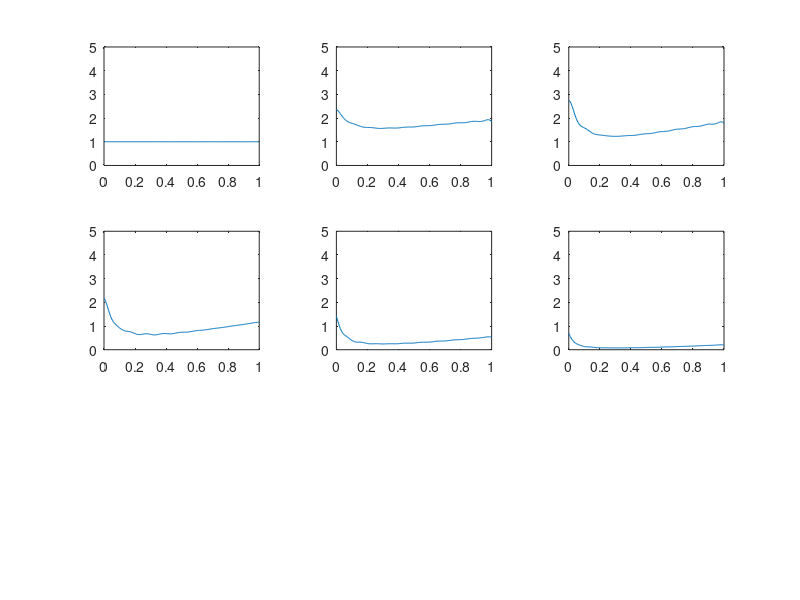

MATLAB code to generate this figure:
%
% Design of Variable_FractionalOrder_FIR_Differintegrators
%
% example 1. (N,  M,  w1,     w2,    p1,   p2)
%          = (40, 5, 0.05pi, 0.95pi, -0.5, +0.5)
clear;   % clear workspace
clc;     % clear command window
%
N = 40;
M = 5;
w1 = 0.05 * pi;
w2 = 0.95 * pi;
p1 = -0.5;
p2 = 0.5;
pointw = 200;
pointp = 60;
%
%
NH = N/2;
nma=(NH+1)*(M+1);
nmb=(NH)*(M+1);
deltaw=(w2-w1)/pointw;
deltap=(p2-p1)/pointp;
point=(pointw+1)*(pointp+1);
%
%
ra=zeros(nma,1);
Qa=zeros(nma,nma);
for ip=0:pointp
    p=p1+ip*deltap;
    for iw=0:pointw
        w=w1+iw*deltaw;
        c=zeros(nma,1);
        for i=0:nma-1
            n=mod(i,NH+1);
            m=floor(i/(NH+1));
            c(i+1)=p^(m)*cos(n*w);
        end
        ra=ra-2*w^p*cos(p*pi/2)*c;
        Qa=Qa+c*c';
    end
end    
ra=(w2-w1)*(p2-p1)*ra/point;
Qa=(w2-w1)*(p2-p1)*Qa/point;
a=-0.5*inv(Qa)*ra;
%
%
rb=zeros(nmb,1);
Qb=zeros(nmb,nmb);
for ip=0:pointp
    p=p1+ip*deltap;
    for iw=0:pointw
        w=w1+iw*deltaw;
        s=zeros(nmb,1);
        for i=0:nmb-1
            n=mod(i,NH)+1;
            m=floor(i/(NH));
            s(i+1)=p^(m)*sin(n*w);
        end
        rb=rb-2*w^p*sin(p*pi/2)*s;
        Qb=Qb+s*s';
    end
end    
rb=(w2-w1)*(p2-p1)*rb/point;
Qb=(w2-w1)*(p2-p1)*Qb/point;
b=-0.5*inv(Qb)*rb;
%
%
a2=reshape(a,NH+1,M+1);
he=zeros(N+1,M+1);
he(NH+1,:)=a2(1,:);
he(1:NH,:)=0.5*a2(NH+1:-1:2,:);
he(NH+2:N+1,:)=0.5*a2(2:NH+1,:);
%
%
b2=reshape(b,NH,M+1);
ho=zeros(N+1,M+1);
ho(1:NH,:)=0.5*b2(NH:-1:1,:);
ho(NH+2:N+1,:)=-0.5*b2;
%
%
h=he+ho;
%
%
MR=zeros(pointw+1,pointp+1);
for ip=0:pointp
    p=p1+ip*deltap;
    hnp=h(:,1);
    for im=1:M
        hnp=hnp+h(:,im+1)*p^im;
    end
    MR(:,ip+1)=abs(freqz(hnp,1,w1:deltaw:w2));
end
%
%
XX=zeros(pointw+1,pointp+1);
YY=zeros(pointw+1,pointp+1);

for ip=0:pointp
    XX(:,ip+1)=(w1:deltaw:w2)/pi';
end    
for iw=0:pointw
    YY(iw+1,:)=p1:deltap:p2;
end

plot3(XX,YY,MR);
axis([w1/pi,w2/pi,p1,p2,0,max(max(MR))]);
xlabel('Normalized Frequency');
ylabel('variable p');
zlabel('Magnitude response');
pause;
%
%
for im=0:M
    MRs=abs(freqz(h(:,im+1),1,w1:deltaw:w2));
    subplot(3,3,im+1);
    plot(0:1/200:1,MRs);
    axis([0,1,0,5]);
end

